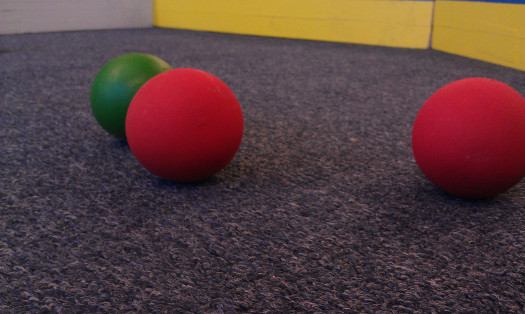
#> input picture botclient_test_server/pics/testball.jpg, 525 x 314 px, given in place of the camera
$ python findballs.py   (Python 2 division)
#> lines starting #> are read from the running program, lines starting #| are printed output that depends on the picture; after the words box and inside, x2 and y2 are one past the last pixel; in counts of white or black regions, pixels touching at a corner belong together
import numpy as np
import cv2

cap = cv2.VideoCapture(1)
cap.set(3,320)
cap.set(4,240)

while(True):

    ret, orig = cap.read()
#> orig is the input picture: shape (314, 525, 3); mean B, G, R 62.6, 63.3, 88.8
    frame = orig.copy()
    blur = cv2.blur(frame, (10,10))
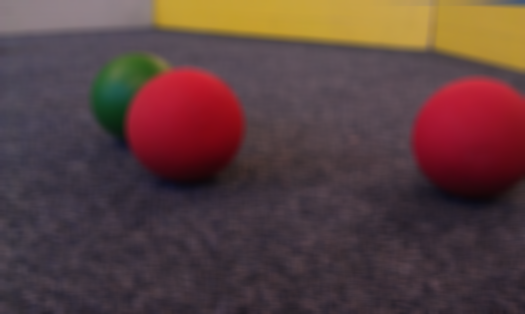
#> blur: shape (314, 525, 3); mean B, G, R 62.7, 63.5, 89
    hsv = cv2.cvtColor(blur, cv2.COLOR_BGR2HSV)
#> hsv: shape (314, 525, 3); mean H, S, V 137.4, 84.5, 91.1

    lower_red1 = np.array([0,255*0.4,255*0.4])
    upper_red1 = np.array([10,255*0.95,255*0.95])

    lower_red2 = np.array([170,255*0.50,255*0.50])
    upper_red2 = np.array([180,255*0.73,255*0.84])

    src1 = cv2.inRange(hsv, lower_red1, upper_red1)
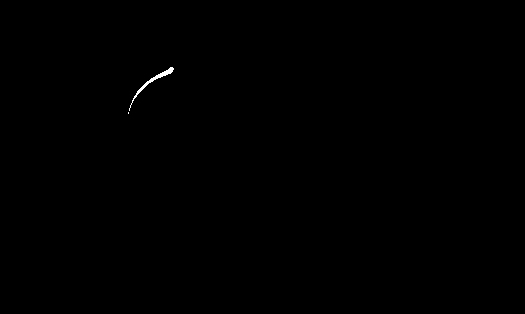
#> src1: shape (314, 525); 0.11% white; 2 white regions (1 under 20 px), largest, box (x1, y1, x2, y2) and area: (129, 67, 174, 111) 182
    src2 = cv2.inRange(hsv, lower_red2, upper_red2)
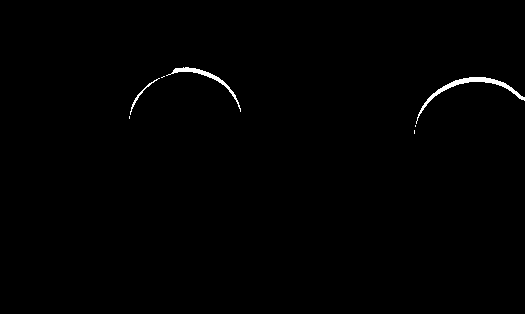
#> src2: shape (314, 525); 0.57% white; 7 white regions (4 under 20 px), largest, box (x1, y1, x2, y2) and area: (416, 77, 525, 124) 526, (166, 67, 241, 112) 313, (130, 78, 160, 115) 85
    combined = cv2.bitwise_or(src1, src2)
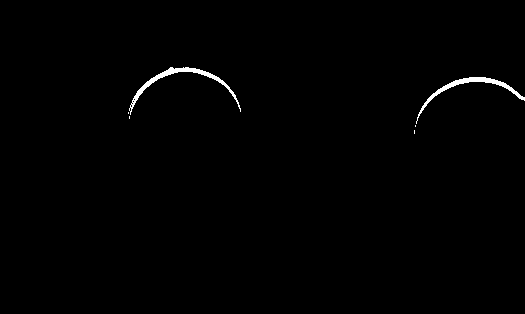
#> combined: shape (314, 525); 0.68% white; 6 white regions (4 under 20 px)

    contours,hierarchy = cv2.findContours(combined.copy(), 1, 2)
#> contours = 11 contours, 9 with area under 20; largest, box (x1, y1, x2, y2) and area: (129, 67, 241, 115) 456, (416, 77, 525, 124) 404

    for s in contours:
      area = cv2.contourArea(s)
      if area > 100:
        print area
        M = cv2.moments(s)
        cx = int(M['m10']/M['m00'])
        cy = int(M['m01']/M['m00'])
        r = (area / 3.14)**0.5
        cv2.circle(frame, (cx, cy), int(r), (0, 255, 0), 1)
        print cx, cy
#> this loop made 11 passes
#> (area, cx, cy, r) on passes 10 to 11: (404.5, 470, 86, 11.35), (456, 177, 80, 12.05)
#| 404.5
#| 470 86
#| 456.0
#| 177 80
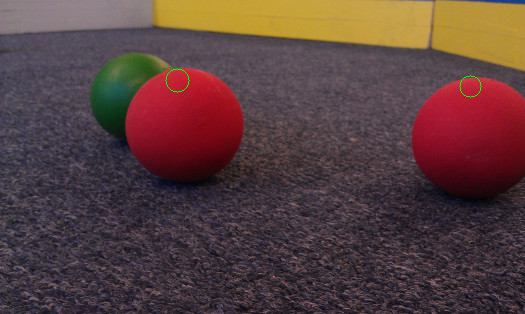
#> frame: shape (314, 525, 3); 0.08% of pixels changed, all inside (x1, y1, x2, y2) = (165, 68, 482, 98)
    # [5 lines of commented-out code are left out]
    cv2.imshow('frame1', blur)
    cv2.imshow('frame2', combined)
    cv2.imshow('frame3', frame)

    if cv2.waitKey(200) & 0xFF == ord('q'):
#> (key q is pressed here)
        break

# When everything done, release the capture
cap.release()
cv2.destroyAllWindows()
